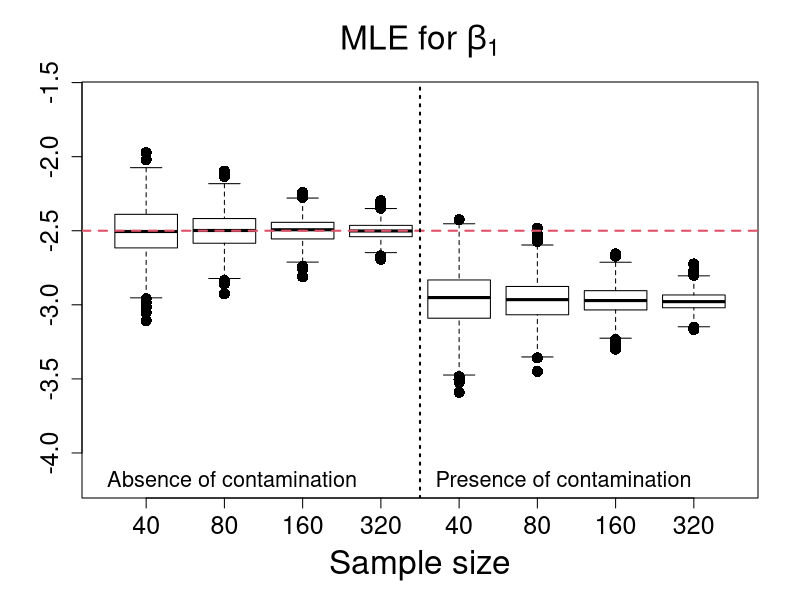
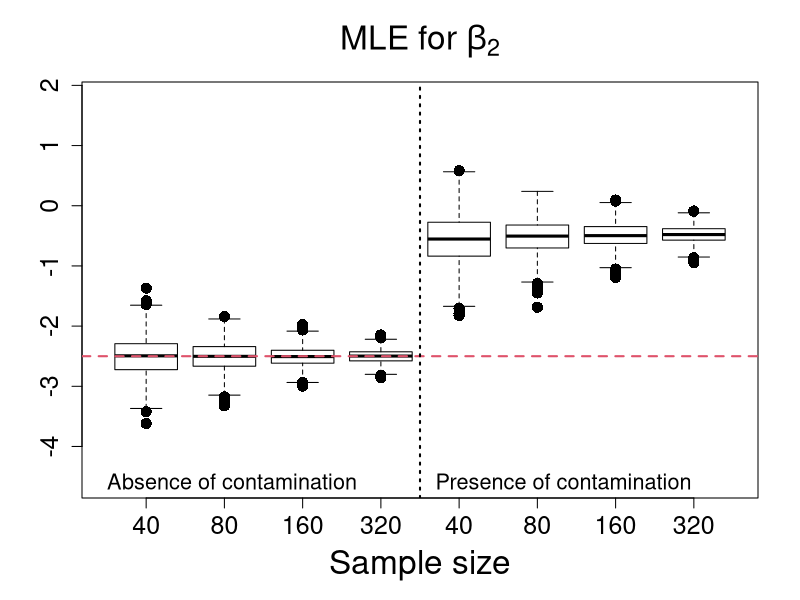
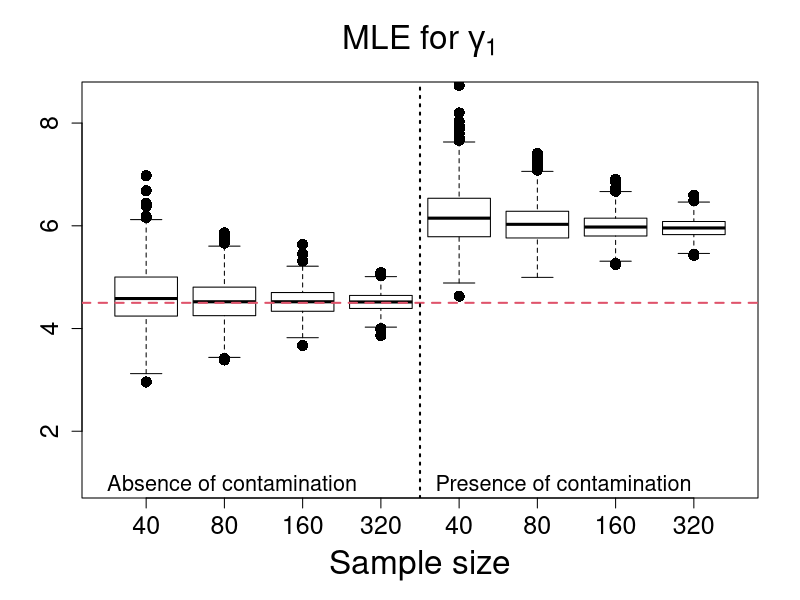
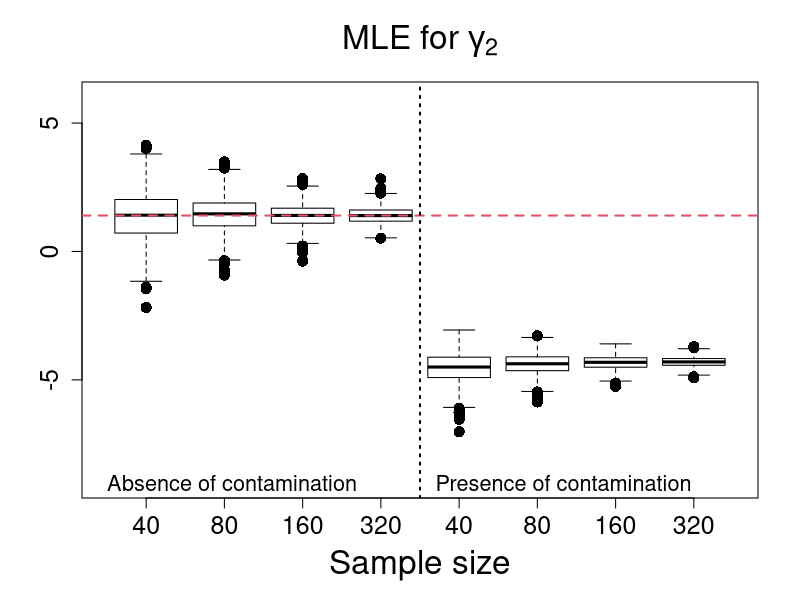
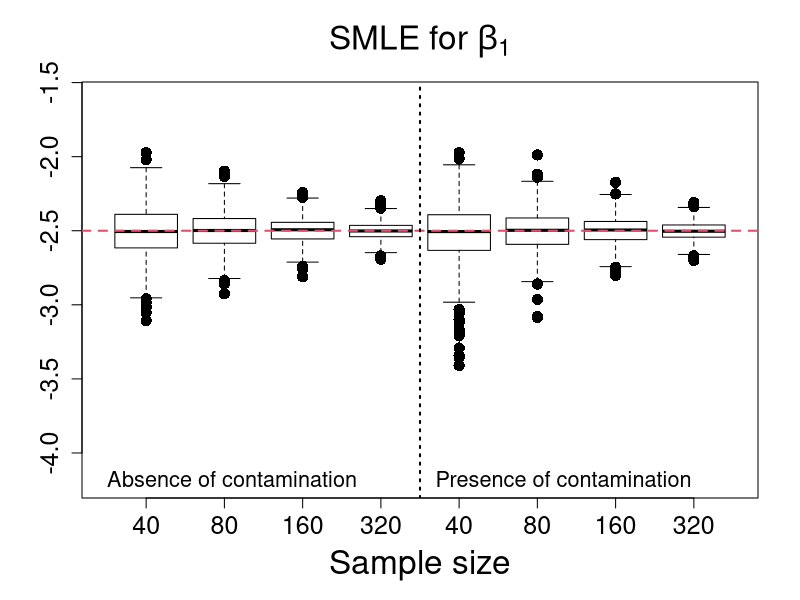
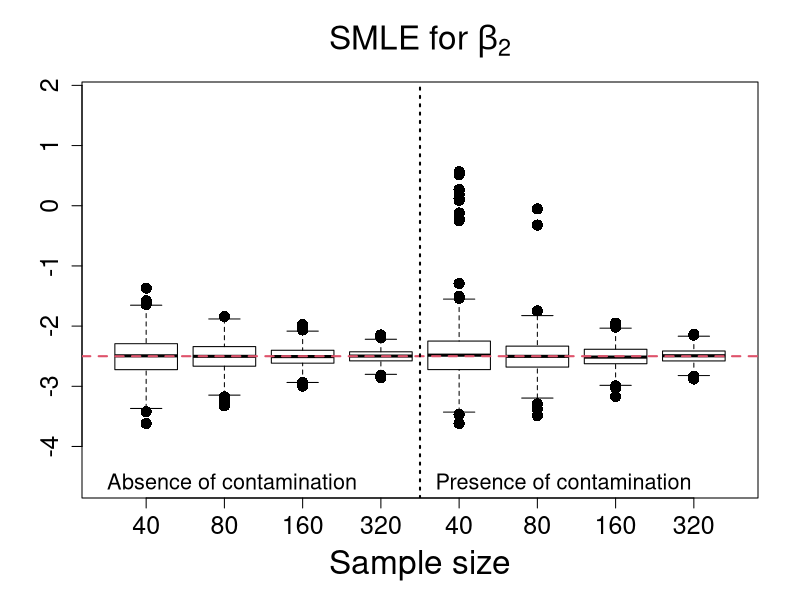
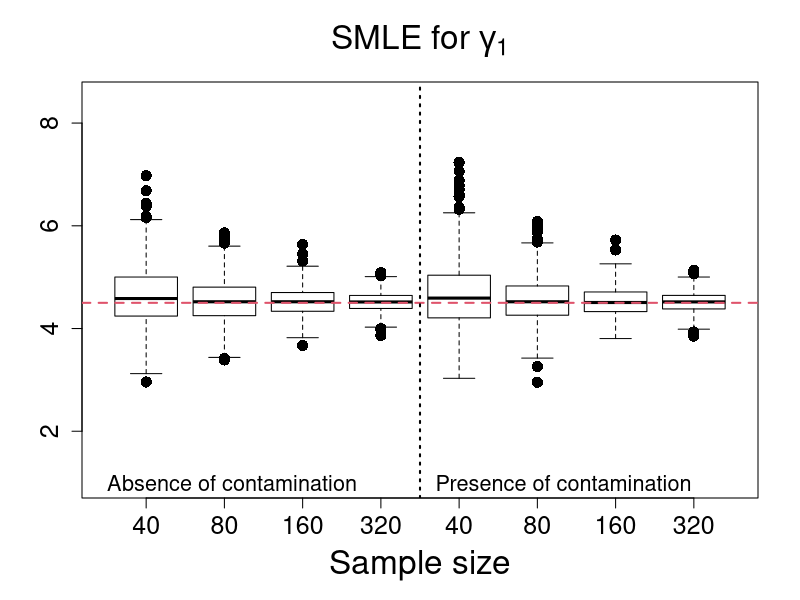
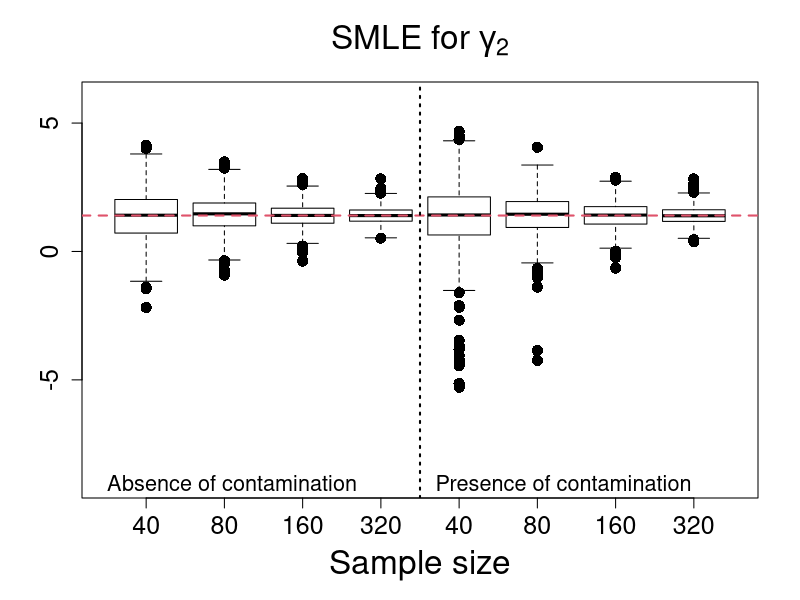

R code for these plots, in order:
rm(list=ls())

data40 <- read.table("Estimates_Scenario4_n40.txt", h=T)
data80 <- read.table("Estimates_Scenario4_n80.txt", h=T)
data160 <- read.table("Estimates_Scenario4_n160.txt", h=T)
data320 <- read.table("Estimates_Scenario4_n320.txt", h=T)

#**************************MLE estimates******************************#
MLE_beta1_n40 <- data40$MLE_beta1; MLEC_beta1_n40 <- data40$MLE_C_beta1
MLE_beta2_n40 <- data40$MLE_beta2; MLEC_beta2_n40 <- data40$MLE_C_beta2
MLE_gama1_n40 <- data40$MLE_gama1; MLEC_gama1_n40 <- data40$MLE_C_gama1
MLE_gama2_n40 <- data40$MLE_gama2; MLEC_gama2_n40 <- data40$MLE_C_gama2

MLE_beta1_n80 <- data80$MLE_beta1; MLEC_beta1_n80 <- data80$MLE_C_beta1
MLE_beta2_n80 <- data80$MLE_beta2; MLEC_beta2_n80 <- data80$MLE_C_beta2
MLE_gama1_n80 <- data80$MLE_gama1; MLEC_gama1_n80 <- data80$MLE_C_gama1
MLE_gama2_n80 <- data80$MLE_gama2; MLEC_gama2_n80 <- data80$MLE_C_gama2

MLE_beta1_n160 <- data160$MLE_beta1; MLEC_beta1_n160 <- data160$MLE_C_beta1
MLE_beta2_n160 <- data160$MLE_beta2; MLEC_beta2_n160 <- data160$MLE_C_beta2
MLE_gama1_n160 <- data160$MLE_gama1; MLEC_gama1_n160 <- data160$MLE_C_gama1
MLE_gama2_n160 <- data160$MLE_gama2; MLEC_gama2_n160 <- data160$MLE_C_gama2

MLE_beta1_n320 <- data320$MLE_beta1; MLEC_beta1_n320 <- data320$MLE_C_beta1
MLE_beta2_n320 <- data320$MLE_beta2; MLEC_beta2_n320 <- data320$MLE_C_beta2
MLE_gama1_n320 <- data320$MLE_gama1; MLEC_gama1_n320 <- data320$MLE_C_gama1
MLE_gama2_n320 <- data320$MLE_gama2; MLEC_gama2_n320 <- data320$MLE_C_gama2

#**************************SMLE estimates******************************#
SMLE_beta1_n40 <- data40$SMLE_beta1; SMLEC_beta1_n40 <- data40$SMLE_C_beta1
SMLE_beta2_n40 <- data40$SMLE_beta2; SMLEC_beta2_n40 <- data40$SMLE_C_beta2
SMLE_gama1_n40 <- data40$SMLE_gama1; SMLEC_gama1_n40 <- data40$SMLE_C_gama1
SMLE_gama2_n40 <- data40$SMLE_gama2; SMLEC_gama2_n40 <- data40$SMLE_C_gama2

SMLE_beta1_n80 <- data80$SMLE_beta1; SMLEC_beta1_n80 <- data80$SMLE_C_beta1
SMLE_beta2_n80 <- data80$SMLE_beta2; SMLEC_beta2_n80 <- data80$SMLE_C_beta2
SMLE_gama1_n80 <- data80$SMLE_gama1; SMLEC_gama1_n80 <- data80$SMLE_C_gama1
SMLE_gama2_n80 <- data80$SMLE_gama2; SMLEC_gama2_n80 <- data80$SMLE_C_gama2

SMLE_beta1_n160 <- data160$SMLE_beta1; SMLEC_beta1_n160 <- data160$SMLE_C_beta1
SMLE_beta2_n160 <- data160$SMLE_beta2; SMLEC_beta2_n160 <- data160$SMLE_C_beta2
SMLE_gama1_n160 <- data160$SMLE_gama1; SMLEC_gama1_n160 <- data160$SMLE_C_gama1
SMLE_gama2_n160 <- data160$SMLE_gama2; SMLEC_gama2_n160 <- data160$SMLE_C_gama2

SMLE_beta1_n320 <- data320$SMLE_beta1; SMLEC_beta1_n320 <- data320$SMLE_C_beta1
SMLE_beta2_n320 <- data320$SMLE_beta2; SMLEC_beta2_n320 <- data320$SMLE_C_beta2
SMLE_gama1_n320 <- data320$SMLE_gama1; SMLEC_gama1_n320 <- data320$SMLE_C_gama1
SMLE_gama2_n320 <- data320$SMLE_gama2; SMLEC_gama2_n320 <- data320$SMLE_C_gama2

#**************************MDPDE estimates******************************#
MDPDE_beta1_n40 <- data40$MDPDE_beta1; MDPDEC_beta1_n40 <- data40$MDPDE_C_beta1
MDPDE_beta2_n40 <- data40$MDPDE_beta2; MDPDEC_beta2_n40 <- data40$MDPDE_C_beta2
MDPDE_gama1_n40 <- data40$MDPDE_gama1; MDPDEC_gama1_n40 <- data40$MDPDE_C_gama1
MDPDE_gama2_n40 <- data40$MDPDE_gama2; MDPDEC_gama2_n40 <- data40$MDPDE_C_gama2

MDPDE_beta1_n80 <- data80$MDPDE_beta1; MDPDEC_beta1_n80 <- data80$MDPDE_C_beta1
MDPDE_beta2_n80 <- data80$MDPDE_beta2; MDPDEC_beta2_n80 <- data80$MDPDE_C_beta2
MDPDE_gama1_n80 <- data80$MDPDE_gama1; MDPDEC_gama1_n80 <- data80$MDPDE_C_gama1
MDPDE_gama2_n80 <- data80$MDPDE_gama2; MDPDEC_gama2_n80 <- data80$MDPDE_C_gama2

MDPDE_beta1_n160 <- data160$MDPDE_beta1; MDPDEC_beta1_n160 <- data160$MDPDE_C_beta1
MDPDE_beta2_n160 <- data160$MDPDE_beta2; MDPDEC_beta2_n160 <- data160$MDPDE_C_beta2
MDPDE_gama1_n160 <- data160$MDPDE_gama1; MDPDEC_gama1_n160 <- data160$MDPDE_C_gama1
MDPDE_gama2_n160 <- data160$MDPDE_gama2; MDPDEC_gama2_n160 <- data160$MDPDE_C_gama2

MDPDE_beta1_n320 <- data320$MDPDE_beta1; MDPDEC_beta1_n320 <- data320$MDPDE_C_beta1
MDPDE_beta2_n320 <- data320$MDPDE_beta2; MDPDEC_beta2_n320 <- data320$MDPDE_C_beta2
MDPDE_gama1_n320 <- data320$MDPDE_gama1; MDPDEC_gama1_n320 <- data320$MDPDE_C_gama1
MDPDE_gama2_n320 <- data320$MDPDE_gama2; MDPDEC_gama2_n320 <- data320$MDPDE_C_gama2

#********************MLE estimates****************#

#********************MLE estimates of beta1****************#
boxplot(MLE_beta1_n40,MLE_beta1_n80,MLE_beta1_n160,MLE_beta1_n320,
MLEC_beta1_n40,MLEC_beta1_n80,MLEC_beta1_n160,MLEC_beta1_n320,
main=expression( paste("MLE for ", beta[1])),
xlab="Sample size",ylab="",names=c(40,80,160,320,40,80,160,320),outline=T,
ylim=c(-4.2,-1.6), cex=1.5,cex.lab=2.0,cex.axis=1.5,cex.main=2.0, pch=16, col = NULL)
abline(-2.5,0,col=2,lty=2,lwd=2)
abline(v=4.5,lty=3,lwd=2)
legend(0.0,-4.0,"Absence of contamination",bty="n",cex=1.3)
legend(4.2,-4.0,"Presence of contamination",bty="n",cex=1.3)

#********************MLE estimates of beta2****************#
boxplot(MLE_beta2_n40,MLE_beta2_n80,MLE_beta2_n160,MLE_beta2_n320,
MLEC_beta2_n40,MLEC_beta2_n80,MLEC_beta2_n160,MLEC_beta2_n320,
main=expression( paste("MLE for ", beta[2])),
xlab="Sample size",ylab="",names=c(40,80,160,320,40,80,160,320),outline=T,
ylim=c(-4.6,1.8), cex=1.5,cex.lab=2.0,cex.axis=1.5,cex.main=2.0, pch=16, col = NULL)
abline(-2.5,0,col=2,lty=2,lwd=2)
abline(v=4.5,lty=3,lwd=2)
legend(0.0,-4.15,"Absence of contamination",bty="n",cex=1.3)
legend(4.2,-4.15,"Presence of contamination",bty="n",cex=1.3)

#********************MLE estimates of gamma1****************#
boxplot(MLE_gama1_n40,MLE_gama1_n80,MLE_gama1_n160,MLE_gama1_n320,
MLEC_gama1_n40,MLEC_gama1_n80,MLEC_gama1_n160,MLEC_gama1_n320,
main=expression( paste("MLE for ", gamma[1])),
xlab="Sample size",ylab="",names=c(40,80,160,320,40,80,160,320),outline=T,
ylim=c(1.0,8.5), cex=1.5,cex.lab=2.0,cex.axis=1.5,cex.main=2.0, pch=16, col = NULL)
abline(4.5,0,col=2,lty=2,lwd=2)
abline(v=4.5,lty=3,lwd=2)
legend(0.0,1.5,"Absence of contamination",bty="n", cex=1.3)
legend(4.2,1.5,"Presence of contamination",bty="n", cex=1.3)

#********************MLE estimates of gamma2****************#
boxplot(MLE_gama2_n40,MLE_gama2_n80,MLE_gama2_n160,MLE_gama2_n320,
MLEC_gama2_n40,MLEC_gama2_n80,MLEC_gama2_n160,MLEC_gama2_n320,
main=expression( paste("MLE for ", gamma[2])),
xlab="Sample size",ylab="",names=c(40,80,160,320,40,80,160,320),outline=T,
ylim=c(-9.0,6.0), cex=1.5,cex.lab=2.0,cex.axis=1.5,cex.main=2.0, pch=16, col = NULL)
abline(1.4,0,col=2,lty=2,lwd=2)
abline(v=4.5,lty=3,lwd=2)
legend(0.0,-8.0,"Absence of contamination",bty="n", cex=1.3)
legend(4.2,-8.0,"Presence of contamination",bty="n", cex=1.3)

#********************SMLE estimates****************#

#********************SMLE estimates of beta1****************#
boxplot(SMLE_beta1_n40,SMLE_beta1_n80,SMLE_beta1_n160,SMLE_beta1_n320,
SMLEC_beta1_n40,SMLEC_beta1_n80,SMLEC_beta1_n160,SMLEC_beta1_n320,
main=expression( paste("SMLE for ", beta[1])),
xlab="Sample size",ylab="",names=c(40,80,160,320,40,80,160,320),outline=T,
ylim=c(-4.2,-1.6), cex=1.5,cex.lab=2.0,cex.axis=1.5,cex.main=2.0, pch=16, col = NULL)
abline(-2.5,0,col=2,lty=2,lwd=2)
abline(v=4.5,lty=3,lwd=2)
legend(0.0,-4.0,"Absence of contamination",bty="n",cex=1.3)
legend(4.2,-4.0,"Presence of contamination",bty="n",cex=1.3)

#********************SMLE estimates of beta2****************#
boxplot(SMLE_beta2_n40,SMLE_beta2_n80,SMLE_beta2_n160,SMLE_beta2_n320,
SMLEC_beta2_n40,SMLEC_beta2_n80,SMLEC_beta2_n160,SMLEC_beta2_n320,
main=expression( paste("SMLE for ", beta[2])),
xlab="Sample size",ylab="",names=c(40,80,160,320,40,80,160,320),outline=T,
ylim=c(-4.6,1.8), cex=1.5,cex.lab=2.0,cex.axis=1.5,cex.main=2.0, pch=16, col = NULL)
abline(-2.5,0,col=2,lty=2,lwd=2)
abline(v=4.5,lty=3,lwd=2)
legend(0.0,-4.15,"Absence of contamination",bty="n",cex=1.3)
legend(4.2,-4.15,"Presence of contamination",bty="n",cex=1.3)

#********************SMLE estimates of gamma1****************#
boxplot(SMLE_gama1_n40,SMLE_gama1_n80,SMLE_gama1_n160,SMLE_gama1_n320,
SMLEC_gama1_n40,SMLEC_gama1_n80,SMLEC_gama1_n160,SMLEC_gama1_n320,
main=expression( paste("SMLE for ", gamma[1])),
xlab="Sample size",ylab="",names=c(40,80,160,320,40,80,160,320),outline=T,
ylim=c(1.0,8.5), cex=1.5,cex.lab=2.0,cex.axis=1.5,cex.main=2.0, pch=16, col = NULL)
abline(4.5,0,col=2,lty=2,lwd=2)
abline(v=4.5,lty=3,lwd=2)
legend(0.0,1.5,"Absence of contamination",bty="n", cex=1.3)
legend(4.2,1.5,"Presence of contamination",bty="n", cex=1.3)

#********************SMLE estimates of gamma2****************#
boxplot(SMLE_gama2_n40,SMLE_gama2_n80,SMLE_gama2_n160,SMLE_gama2_n320,
SMLEC_gama2_n40,SMLEC_gama2_n80,SMLEC_gama2_n160,SMLEC_gama2_n320,
main=expression( paste("SMLE for ", gamma[2])),
xlab="Sample size",ylab="",names=c(40,80,160,320,40,80,160,320),outline=T,
ylim=c(-9.0,6.0), cex=1.5,cex.lab=2.0,cex.axis=1.5,cex.main=2.0, pch=16, col = NULL)
abline(1.4,0,col=2,lty=2,lwd=2)
abline(v=4.5,lty=3,lwd=2)
legend(0.0,-8.0,"Absence of contamination",bty="n", cex=1.3)
legend(4.2,-8.0,"Presence of contamination",bty="n", cex=1.3)

#********************MDPDE estimates****************#

#********************MDPDE estimates of beta1****************#
boxplot(MDPDE_beta1_n40,MDPDE_beta1_n80,MDPDE_beta1_n160,MDPDE_beta1_n320,
MDPDEC_beta1_n40,MDPDEC_beta1_n80,MDPDEC_beta1_n160,MDPDEC_beta1_n320,
main=expression( paste("MDPDE for ", beta[1])),
xlab="Sample size",ylab="",names=c(40,80,160,320,40,80,160,320),outline=T,
ylim=c(-4.2,-1.6), cex=1.5,cex.lab=2.0,cex.axis=1.5,cex.main=2.0, pch=16, col = NULL)
abline(-2.5,0,col=2,lty=2,lwd=2)
abline(v=4.5,lty=3,lwd=2)
legend(0.0,-4.0,"Absence of contamination",bty="n",cex=1.3)
legend(4.2,-4.0,"Presence of contamination",bty="n",cex=1.3)

#********************MDPDE estimates of beta2****************#
boxplot(MDPDE_beta2_n40,MDPDE_beta2_n80,MDPDE_beta2_n160,MDPDE_beta2_n320,
MDPDEC_beta2_n40,MDPDEC_beta2_n80,MDPDEC_beta2_n160,MDPDEC_beta2_n320,
main=expression( paste("MDPDE for ", beta[2])),
xlab="Sample size",ylab="",names=c(40,80,160,320,40,80,160,320),outline=T,
ylim=c(-4.6,1.8), cex=1.5,cex.lab=2.0,cex.axis=1.5,cex.main=2.0, pch=16, col = NULL)
abline(-2.5,0,col=2,lty=2,lwd=2)
abline(v=4.5,lty=3,lwd=2)
legend(0.0,-4.15,"Absence of contamination",bty="n",cex=1.3)
legend(4.2,-4.15,"Presence of contamination",bty="n",cex=1.3)

#********************MDPDE estimates of gamma1****************#
boxplot(MDPDE_gama1_n40,MDPDE_gama1_n80,MDPDE_gama1_n160,MDPDE_gama1_n320,
MDPDEC_gama1_n40,MDPDEC_gama1_n80,MDPDEC_gama1_n160,MDPDEC_gama1_n320,
main=expression( paste("MDPDE for ", gamma[1])),
xlab="Sample size",ylab="",names=c(40,80,160,320,40,80,160,320),outline=T,
ylim=c(1.0,8.5), cex=1.5,cex.lab=2.0,cex.axis=1.5,cex.main=2.0, pch=16, col = NULL)
abline(4.5,0,col=2,lty=2,lwd=2)
abline(v=4.5,lty=3,lwd=2)
legend(0.0,1.5,"Absence of contamination",bty="n", cex=1.3)
legend(4.2,1.5,"Presence of contamination",bty="n", cex=1.3)

#********************MDPDE estimates of gamma2****************#
boxplot(MDPDE_gama2_n40,MDPDE_gama2_n80,MDPDE_gama2_n160,MDPDE_gama2_n320,
MDPDEC_gama2_n40,MDPDEC_gama2_n80,MDPDEC_gama2_n160,MDPDEC_gama2_n320,
main=expression( paste("MDPDE for ", gamma[2])),
xlab="Sample size",ylab="",names=c(40,80,160,320,40,80,160,320),outline=T,
ylim=c(-9.0,6.0), cex=1.5,cex.lab=2.0,cex.axis=1.5,cex.main=2.0, pch=16, col = NULL)
abline(1.4,0,col=2,lty=2,lwd=2)
abline(v=4.5,lty=3,lwd=2)
legend(0.0,-8.0,"Absence of contamination",bty="n", cex=1.3)
legend(4.2,-8.0,"Presence of contamination",bty="n", cex=1.3)











